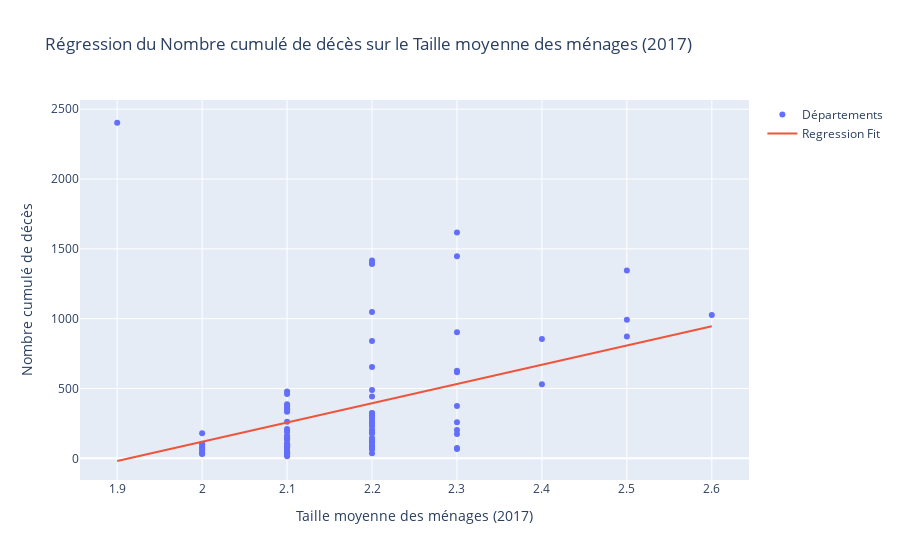

This figure's notebook cell:
### Markdown cell above
#### Nombre cumulé de décès de la COVID-19 et taille moyenne des ménages

### Code cell
trace_reg2('Nombre cumulé de décès', 'Taille moyenne des ménages (2017)')
